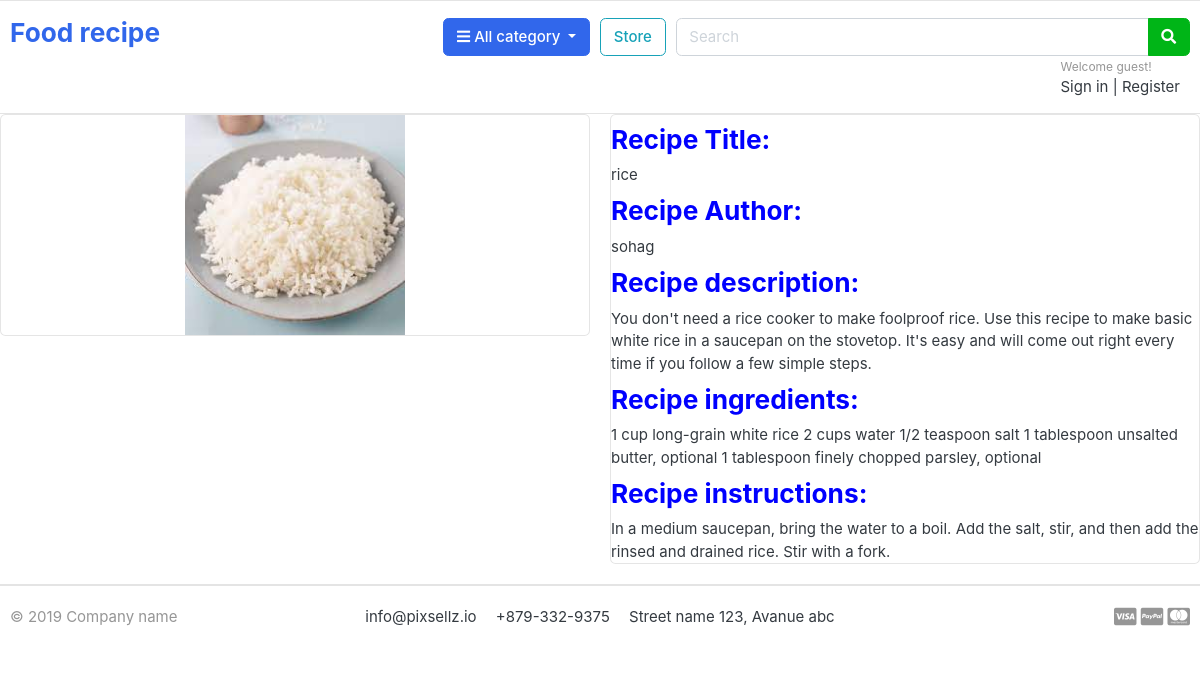
/store/product_details/rice/rice_rice/, run on an earlier commit of the app's database.
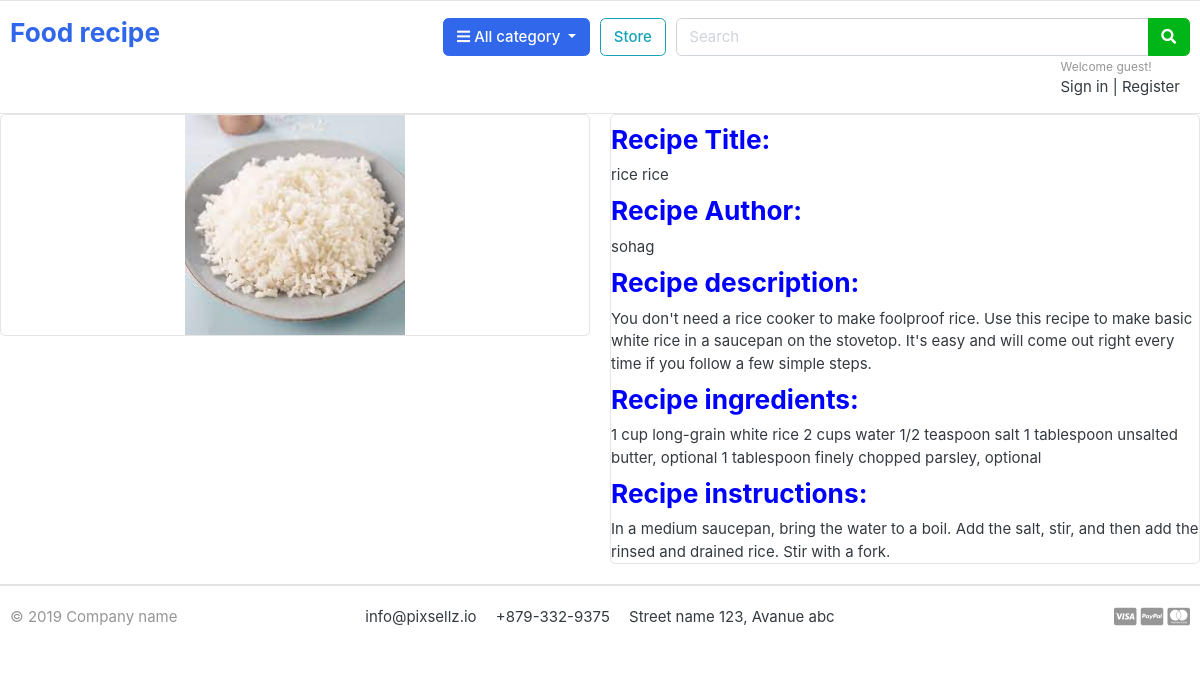
And on a later commit of the database.
### store/models.py (models this page shows, shortened)
class Product(models.Model):
    product_name = models.CharField(max_length=100, unique=True)
    slug = models.SlugField(max_length=100,unique=True)
    description = models.TextField(max_length=500, blank=True)
    ingredients = models.TextField(max_length=500,blank=True)
    instructions = models.TextField(max_length=500,blank=True)
    image = models.ImageField(upload_to='photos/products')
    category = models.ForeignKey(Category, on_delete=models.CASCADE)
    created_date = models.DateTimeField(auto_now_add=True)
    modified_date = models.DateTimeField(auto_now=True)
    author = models.ForeignKey(User, on_delete=models.CASCADE,default=1, related_name='user_data')

### store/views.py (the view)
# urls.py: path('product_details/<slug:category_slug>/<slug:product_slug>/', views.product_detail, name='product_detail'),
def product_detail(request, category_slug, product_slug):
    single_product = Product.objects.get(category__slug = category_slug, slug=product_slug)
    return render(request, 'product_details.html', {'recipe':single_product})

### store/templates/product_details.html
{% extends 'base.html' %}
{% block body%}
            <div class="row">
              <div class="col-md-6">
                <div class="card card-product-grid">
                  <a class="img-wrap"> <img src="{{recipe.image.url}}"> </a>
                </div>
              </div>
              <div class="col-md-6">
                 <div class="card card-product-grid">
                    <h3> <h3 style="color: blue;">Recipe Title: </h3> {{recipe.product_name}}</h3>
                    <h3> <h3 style="color: blue;">Recipe Author: </h3> {{recipe.author}}</h3>
                    <h3> <h3 style="color: blue;">Recipe description: </h3> {{recipe.description}}</h3>
                    <h3> <h3 style="color: blue;">Recipe ingredients: </h3> {{recipe.ingredients}}</h3>
                    <h3> <h3 style="color: blue;">Recipe instructions: </h3> {{recipe.instructions}}</h3>
                  </div>
                 </div>
            </div>
{% endblock%}

What changed in the data, as far as the page shows it:
removed Product: image (picture), product_name "rice", author "sohag", description "You don't need a rice cooker to make foolproof rice. Use this recipe to make basic white rice in a saucepan on the stovetop. It's easy and will come out right every time if you follow a few simple steps.", ingredients "1 cup long-grain white rice 2 cups water 1/2 teaspoon salt 1 tablespoon unsalted butter, optional 1 tablespoon finely chopped parsley, optional", instructions "In a medium saucepan, bring the water to a boil. Add the salt, stir, and then add the rinsed and drained rice. Stir with a fork."
added Product: image (picture), product_name "rice rice", author "sohag", description "You don't need a rice cooker to make foolproof rice. Use this recipe to make basic white rice in a saucepan on the stovetop. It's easy and will come out right every time if you follow a few simple steps.", ingredients "1 cup long-grain white rice 2 cups water 1/2 teaspoon salt 1 tablespoon unsalted butter, optional 1 tablespoon finely chopped parsley, optional", instructions "In a medium saucepan, bring the water to a boil. Add the salt, stir, and then add the rinsed and drained rice. Stir with a fork."
